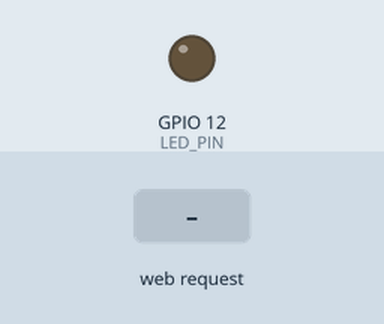
This sketch was run on a simulated ESP32. Shown: output pins drawn as LEDs (lit = HIGH). The test bench sets the inputs (shaded band). WiFi joins after 1.5 s; servers stay silent unless stated; what the sketch prints to the serial monitor is not drawn.

Above: at 3.2 s.
3.3 s: HTTP request GET /toggle received
At 4.3 s:
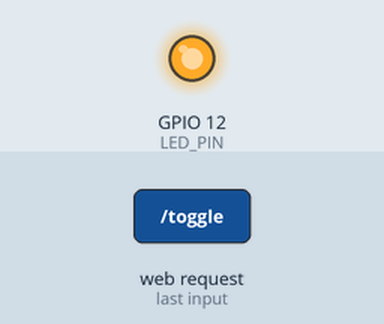
Timing chart, 0 to 6.3 s (numbered marks = the images above; inputs shaded):
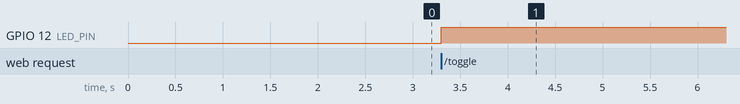

Measured:
- after the input at 3.3 s, GPIO 12 (LED_PIN): LOW → HIGH at once

The sketch:

WiFI_SERVER.ino
```cpp
// 📚 Librairies
#include <WiFi.h>
#include <WiFiClient.h>
#include <WebServer.h>
#include <PinList.h>

// 🧱 Macros
#define WIFI_SSID "nicolas" // Nom du réseau WiFi
#define WIFI_PASSWORD "abcd1234" // Mot de passe du partage de connexion
#define API_ENDPOINT "/api/data"

// 🌟 Variables
bool ledState = false;

// 💻 Prototypes
/* WEB SERVER */
void setupWiFi();
void setupWebServer();
void setupPins();
//void updateLCDMessage(String message);
void sendHtml();
void sendApiData();

WebServer server(80);

void setup(){
  Serial.begin(921600);
  setupPins();          // Initialisation des broches
  setupWiFi();          // Connexion au WiFi
  setupWebServer();     // Initialisation du serveur web
}

void loop(){
  server.handleClient();
}

// Fonction pour initialiser les broches
void setupPins() {
  pinMode(LED_PIN, OUTPUT);
  Serial.println("Broches configurées");
}

// Fonction pour initialiser le WiFi
void setupWiFi() {
  // Connexion au WiFi
  WiFi.begin(WIFI_SSID, WIFI_PASSWORD);
  Serial.print("Connexion au WiFi : ");
  Serial.print(WIFI_SSID);

  // Attendre la connexion...
  while (WiFi.status() != WL_CONNECTED) {
    delay(1000);
    Serial.print(".");
  }
  Serial.println(" Connecté !");

  // Afficher l'adresse IP
  Serial.print("Adresse IP de l'ESP32 : ");
  Serial.println(WiFi.localIP());
}

// Fonction pour initialiser le portail web
void setupWebServer() {
  // Route de la racine du portail web
  server.on("/", sendHtml);

  // Route pour allumer/éteindre la LED
  server.on("/toggle", []() {
    ledState = !ledState;
    digitalWrite(LED_PIN, ledState);
    sendHtml();
  });

  // Route pour recevoir les données JSON
  server.on(API_ENDPOINT, sendApiData);

  // Démarrer le serveur
  server.begin();
  Serial.println("Serveur HTTP démarré");
}

// Fonction pour afficher un message sur l'écran LCD
/*
void updateLCDMessage(String message) {
  mylcd.clear();
  mylcd.setCursor(0, 0);
  mylcd.print(message);
}
*/

void sendApiData() {
  String jsonResponse = "{";
  jsonResponse += "\"ledState\": \"" + String(ledState ? "on" : "off") + "\",";
  jsonResponse += "\"ipAddress\": \"" + WiFi.localIP().toString() + "\",";
  jsonResponse += "\"uptime\": " + String(millis() / 1000);
  jsonResponse += "}";
  server.send(200, "application/json", jsonResponse);
}

void sendHtml() {
  String response = R"html(
    <!DOCTYPE html>
    <html>
      <head>
        <title>Contrôle LED via ESP32</title>
        <meta charset="UTF-8">
        <meta name="viewport" content="width=device-width, initial-scale=1">
        <style>
          html { font-family: sans-serif; text-align: center; }
          body { display: flex; flex-direction: column; align-items: center; }
          h1 { margin-bottom: 1.2em; }
          .btn { background-color: #ffa921; border: none; color: #fff; padding: 0.5em 1em;
                 font-size: 2em; text-decoration: none; }
          .btn.off { background-color: #826537; }
        </style>
        <script>
          // Fonction pour obtenir les données de l'ESP32 via AJAX
          function getData() {
            var xhttp = new XMLHttpRequest();
            xhttp.onreadystatechange = function() {
              if (this.readyState == 4 && this.status == 200) {
                var data = JSON.parse(this.responseText);
                document.getElementById("led-status").innerHTML = data.ledState == "on" ? "Allumée" : "Éteinte";
                document.getElementById("ip-address").innerHTML = data.ipAddress;
                document.getElementById("uptime").innerHTML = data.uptime + " secondes";
              }
            };
            xhttp.open("GET", "API_ENDPOINT", true);
            xhttp.send();
          }

          // Appelle la fonction getData toutes les 2 secondes
          setInterval(getData, 2000);
        </script>
      </head>
      <body onload="getData()">
        <h1>Contrôle LED</h1>
        <p><strong>État de la LED :</strong> <span id="led-status"></span></p>
        <p><strong>Adresse IP :</strong> <span id="ip-address"></span></p>
        <p><strong>Uptime :</strong> <span id="uptime"></span></p>
        <a href="/toggle" class="btn LED_CLASS">LED_TEXT</a>
      </body>
    </html>
  )html";

  response.replace("API_ENDPOINT", String(API_ENDPOINT));  // Remplace la macro par la valeur réelle
  response.replace("LED_TEXT", ledState ? "Éteindre LED" : "Allumer LED");
  response.replace("LED_CLASS", ledState ? "" : "off");
  server.send(200, "text/html", response);
}
```

PinList.h
```cpp
#ifndef PinList_h
#define MFRC522_h

// 📌 Pins
const int WINDOW_SERVO_PIN = 2; // Anciennement 5
const int DOOR_SERVO_PIN = 4; // 🚪 Anciennement 13
const int LED_PIN = 12; // 💡
const int MOTION_SENSOR_PIN = 14; // 🏃
const int LEFT_BTN_PIN = 16; // 👈
const int HUMIDITY_SENSOR_PIN = 17; // 💧
const int GAS_SENSOR_PIN = 23; // 💨
const int FAN_PIN = 18; // 🔄
const int BUZZER_PIN = 25; // 🔊
const int RGB_LED_PIN = 26; // 🚦
const int RIGHT_BTN_PIN = 27; // 👉
const int SMOKE_SENSOR_PIN = 34; // 🔥

#endif
```
